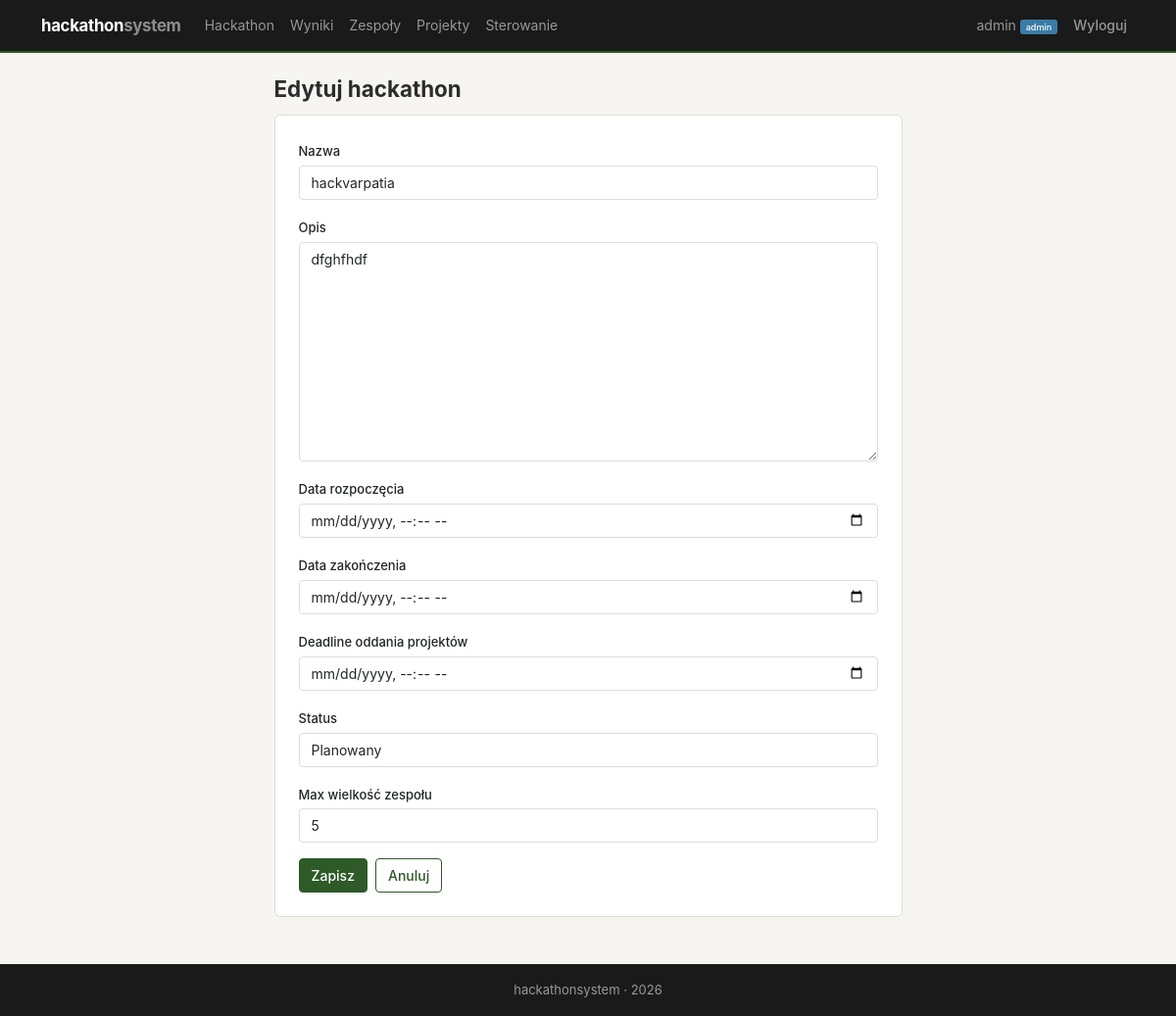
Before: /hackathon/edit/ (signed in) with the older database file.
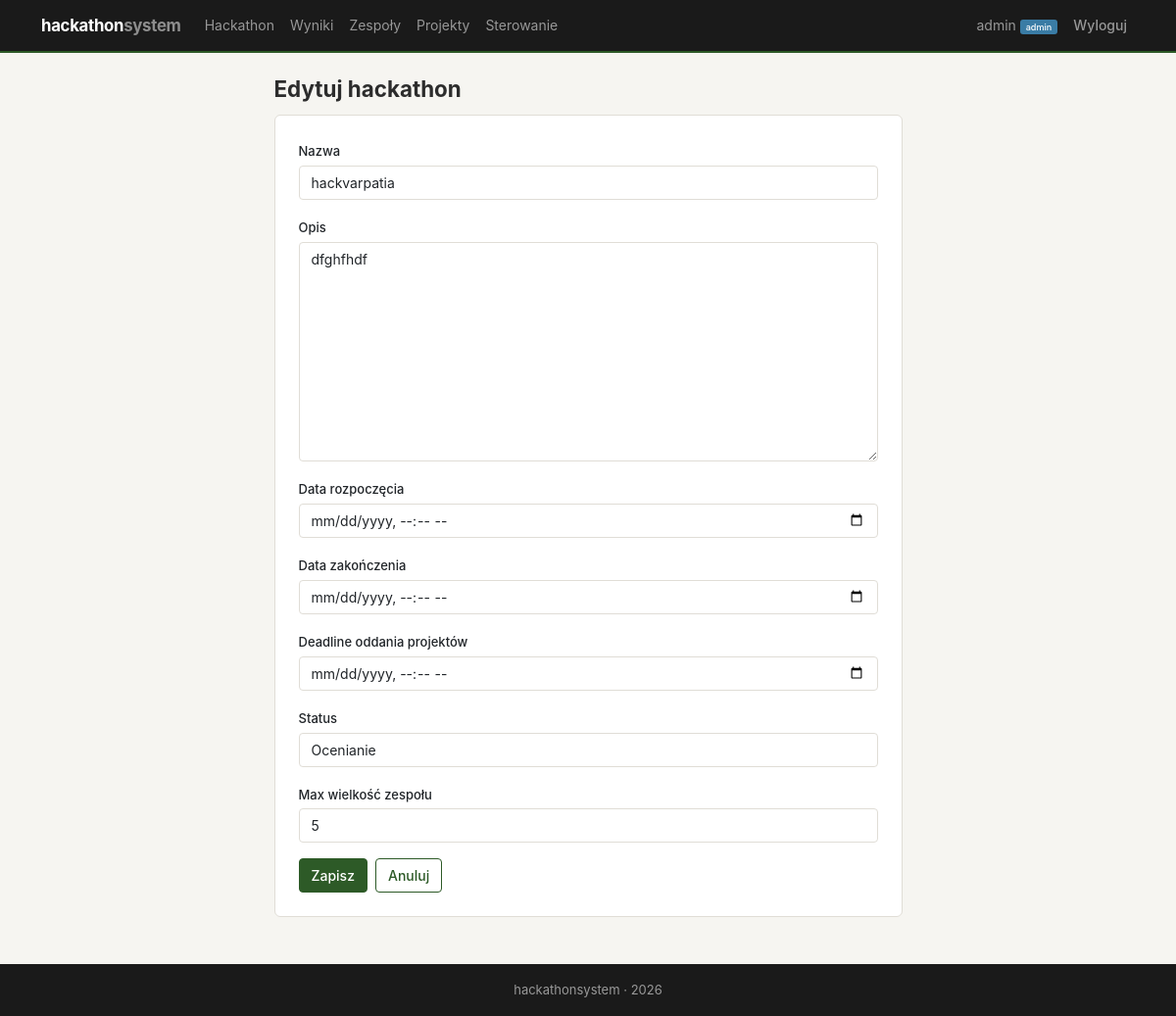
After: the same page with the newer database file.
### hackathon/models.py (models this page shows, shortened)
class Hackathon(models.Model):
    STATUS_CHOICES = [
        ('planned', 'Planowany'),
        ('active', 'Aktywny'),
        ('judging', 'Ocenianie'),
        ('finished', 'Zakończony'),
    ]
    name = models.CharField(max_length=200, verbose_name='Nazwa')
    description = models.TextField(verbose_name='Opis')
    date_start = models.DateTimeField(verbose_name='Data rozpoczęcia')
    date_end = models.DateTimeField(verbose_name='Data zakończenia')
    submit_deadline = models.DateTimeField(verbose_name='Deadline oddania projektów')
    status = models.CharField(max_length=20, choices=STATUS_CHOICES, default='planned', verbose_name='Status')
    max_team_size = models.PositiveIntegerField(default=5, verbose_name='Max wielkość zespołu')
    created_at = models.DateTimeField(auto_now_add=True)
    class Meta:
        ordering = ['-date_start']
    @classmethod
    def current(cls):
        h = cls.objects.first()
        if not h:
            raise Http404("Brak hackathonu. Utwórz hackathon w panelu admina.")
        return h

### hackathon/views.py (the view)
    @login_required
    def wrapper(request, *args, **kwargs):
        if not hasattr(request.user, 'profile') or not request.user.profile.is_admin:
            messages.error(request, 'Brak uprawnień administratora.')
            return redirect('accounts:dashboard')
        return view_func(request, *args, **kwargs)

### hackathon/forms.py
class HackathonForm(forms.ModelForm):
    class Meta:
        model = Hackathon
        fields = ['name', 'description', 'date_start', 'date_end', 'submit_deadline', 'status', 'max_team_size']
        widgets = {
            'date_start': forms.DateTimeInput(attrs={'type': 'datetime-local', 'class': 'form-control'}),
            'date_end': forms.DateTimeInput(attrs={'type': 'datetime-local', 'class': 'form-control'}),
            'submit_deadline': forms.DateTimeInput(attrs={'type': 'datetime-local', 'class': 'form-control'}),
        }
    def __init__(self, *args, **kwargs):
        super().__init__(*args, **kwargs)
        for field in self.fields.values():
            if 'class' not in field.widget.attrs:
                field.widget.attrs['class'] = 'form-control'

### accounts/models.py (called while the page is built)
    @property
    def is_admin(self):
        return self.role == 'admin'

### hackathon/templates/hackathon/form.html (shortened to what this page needs)
{% extends 'base.html' %}
{% block content %}
<div class="row justify-content-center">
    <div class="col-md-7">
        <h2>{{ title }}</h2>
        <div class="card p-4">
            <form method="post">
                {% for field in form %}
                    <div class="mb-3">
                        <label for="{{ field.id_for_label }}" class="form-label">{{ field.label }}</label>
                        {{ field }}
                    </div>
                {% endfor %}
                <div class="d-flex gap-2">
                    <button type="submit" class="btn btn-primary">Zapisz</button>
                    <a href="{% url 'hackathon:detail' %}" class="btn btn-outline-primary">Anuluj</a>
                </div>
            </form>
        </div>
    </div>
</div>
{% endblock %}

Changed rows visible on the page:
changed Hackathon "hackvarpatia": status "Planowany" → "Ocenianie"
